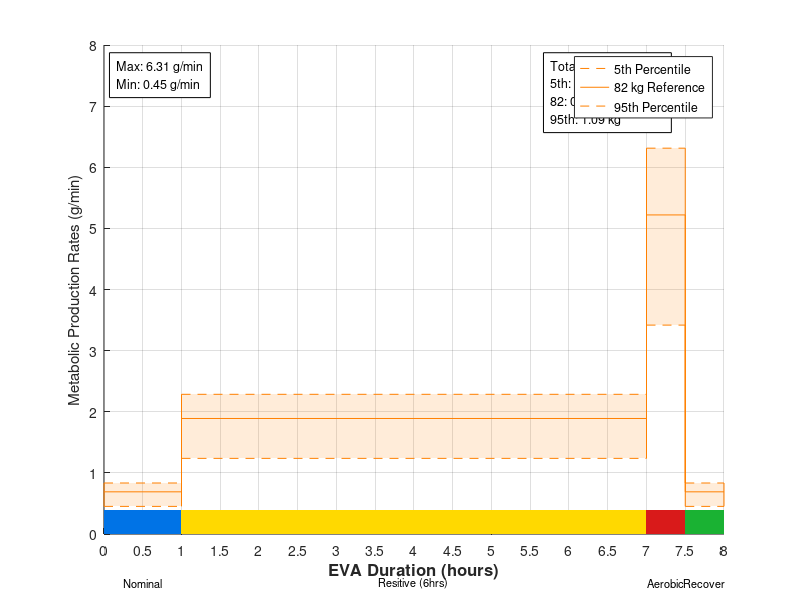

The MATLAB source for this figure: (Note: this script raises an error after producing the figure.)
clc; clear; close all;
figure('Units', 'normalized', 'Position', [0.05 0.1 0.9 0.8]);

% Upper Bound EVA Metabolic Rates: 1 hour nominal activity, 6 hours of resistive activity, 30 min of aerobic activity, and finally 30 min of nominal activity
% MetMan Data (outputs in g/min)

% nominal
CO2_82_nom = 0.69;

% aerobic
CO2_82_aero = 5.22;

% resistive
CO2_82_resist = 1.89;

% recovery
CO2_82_recovery = 0.69;

% Percentile Masses (kg)
M_5th = 53.685;
M_95th = 99.157;

% CALCULATIONS
% nominal
CO2_5th_nom = (CO2_82_nom)*(M_5th/82);
CO2_95th_nom = (CO2_82_nom)*(M_95th/82);

% aerobic
CO2_5th_aero = (CO2_82_aero)*(M_5th/82);
CO2_95th_aero = (CO2_82_aero)*(M_95th/82);

% resistive
CO2_5th_resist = (CO2_82_resist)*(M_5th/82);
CO2_95th_resist = (CO2_82_resist)*(M_95th/82);

% recovery
CO2_5th_recovery = (CO2_82_recovery)*(M_5th/82);
CO2_95th_recovery = (CO2_82_recovery)*(M_95th/82);

%%%%%%%%%%%%%%%%%%%%%%%%%%%%%%%%%%%%%%%%%%%%%%%%%%%%%%%%%%%%%%%%%%%%%
% PLOT
hold on;

% Time boundaries (one more entry than there are chunks)
% 1 hour nominal activity, 6 hours of resistive activity, 30 min of aerobic activity, and finally 30 min of nominal activity
t = [0 1 7 7.5 8];


% Activity zone for each chunk (nom, aero, resist, or recovery)
zones = {'nom', 'resist', 'aero', 'recovery'};

% Zone colors: blue, red, yellow, green
zone_names  = {'nom', 'aero', 'resist', 'recovery'};
zone_colors = [0 0.45 0.9;    % nominal  - blue
               0.85 0.1 0.1;  % aerobic  - red
               1 0.85 0;      % resistive - yellow
               0.1 0.7 0.2];  % recovery - green

% Task name for each chunk
tasks = {'Nominal', 'Resitive (6hrs)', 'Aerobic', 'Recover'};

% Creating the horizontal lines
co2_5th  = [CO2_5th_nom  CO2_5th_resist  CO2_5th_aero CO2_5th_recovery];
co2_82   = [CO2_82_nom   CO2_82_resist  CO2_82_aero CO2_82_recovery];
co2_95th = [CO2_95th_nom CO2_95th_resist CO2_95th_aero CO2_95th_recovery];


% Draw each chunk
for k = 1:length(tasks)
    x = [t(k) t(k+1)];

    % shaded 5th-95th region
    line_color = [1 0.5 0];
    fill([x fliplr(x)], [co2_5th(k) co2_5th(k) co2_95th(k) co2_95th(k)], line_color, ...
        'FaceAlpha', 0.15, 'EdgeColor', 'none', 'HandleVisibility', 'off')

    % lines
    plot(x, [co2_5th(k) co2_5th(k)], '--', 'Color', line_color)
    plot(x, [co2_82(k) co2_82(k)], '-', 'Color', line_color)
    plot(x, [co2_95th(k) co2_95th(k)], '--', 'Color', line_color)

    % task label centered under the chunk
    text(mean(x), -0.8, tasks{k}, 'HorizontalAlignment', 'center', 'FontSize', 8,'Clipping', 'off')

    % colored zone bar along the bottom of the plot
    c = zone_colors(strcmp(zone_names, zones{k}), :);
    fill([x fliplr(x)], [0 0 0.4 0.4], c, 'EdgeColor', 'none', 'HandleVisibility', 'off')

    
end

% Vertical connectors between chunks

for k = 1:length(tasks)-1
    xb = t(k+1);   % boundary between chunk k and k+1
    plot([xb xb], [co2_5th(k)  co2_5th(k+1)],  '-', 'Color', line_color, 'HandleVisibility', 'off')
    plot([xb xb], [co2_95th(k) co2_95th(k+1)], '-', 'Color', line_color, 'HandleVisibility', 'off')
    plot([xb xb], [co2_82(k) co2_82(k+1)], '-', 'Color', line_color, 'HandleVisibility', 'off')
end

% End caps (left edge of first chunk, right edge of last chunk)
plot([t(1) t(1)],     [co2_5th(1)   co2_95th(1)],   '-', 'Color', line_color, 'HandleVisibility', 'off')
plot([t(end) t(end)], [co2_5th(end) co2_95th(end)], '-', 'Color', line_color, 'HandleVisibility', 'off')

ylim([0 8])
yticks(0:1:8)
xlim([0 t(end)])
xticks(0:0.5:t(end))
grid on;

% Max/min box (top left)
max_val = max(co2_95th);   % highest 95th percentile rate
min_val = min(co2_5th);    % lowest 5th percentile rate
text(0.02, 0.97, sprintf('Max: %.2f g/min\nMin: %.2f g/min', max_val, min_val), ...
    'Units', 'normalized', 'VerticalAlignment', 'top', 'FontSize', 9, ...
    'BackgroundColor', 'w', 'EdgeColor', 'k', 'Margin', 5)

% Totals (top right)
% Duration of each chunk in minutes (since each activity lasts different amounts of time)
dt = diff(t)*60;

% Total water vapor (g -> kg)
tot_co2_5th  = sum(co2_5th .*dt)/1000;
tot_co2_82   = sum(co2_82  .*dt)/1000;
tot_co2_95th = sum(co2_95th.*dt)/1000;

text(0.72, 0.97, sprintf('Total CO2 Produced\n5th: %.2f kg\n82: %.2f kg\n95th: %.2f kg', tot_co2_5th, tot_co2_82, tot_co2_95th), ...
    'Units', 'normalized', 'VerticalAlignment', 'top', 'FontSize', 9, ...
    'BackgroundColor', 'w', 'EdgeColor', 'k', 'Margin', 5)

legend("5th Percentile", "82 kg Reference", "95th Percentile")
xlabel("EVA Duration (hours)", 'FontSize', 12, 'FontWeight', 'bold')
ylabel("Metabolic Production Rates (g/min)")
subtitle("Upper Bound EVA Metabolic Loads")
title("CO2 Production Rates with Changing Activity Zones")

% main plot layout: [left bottom width height]
ax = gca;
ax.Position = [0.05 0.2 0.85 0.72];
ax.XLabel.Position(2) = -1.5;

% Zone key
zone_labels = {'Nominal', 'Aerobic', 'Resistive', 'Recovery'};
kax = axes('Position', [0.92 0.45 0.02 0.2]);
hold(kax, 'on')
for i = 1:4
    fill(kax, [0 1 1 0], [4-i 4-i 5-i 5-i], zone_colors(i,:), 'EdgeColor', 'k')
    text(kax, 1.3, 4.5-i, zone_labels{i}, 'FontSize', 8, 'VerticalAlignment', 'middle')
end
xlim(kax, [0 1])
ylim(kax, [0 4])
axis(kax, 'off')
